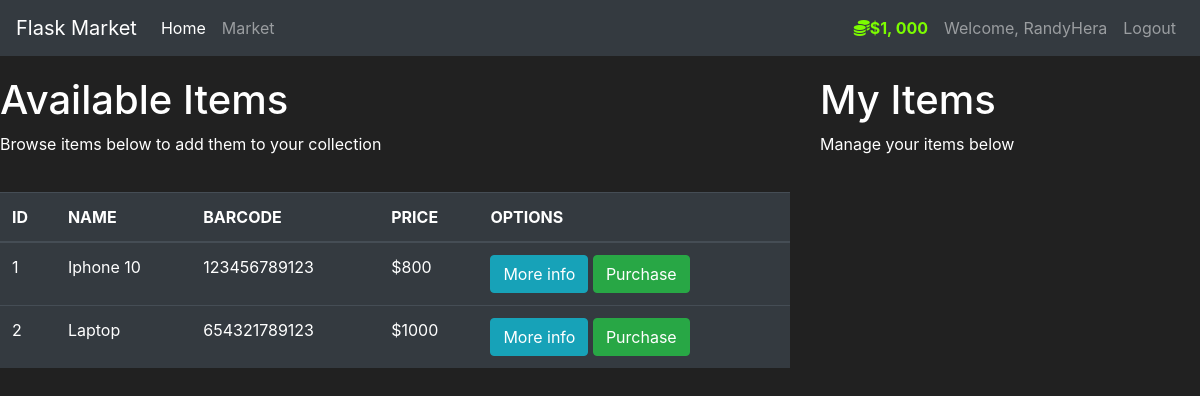
The page /market (signed in) on the database its author committed.
### market/models.py (models this page shows, shortened)
class User(db.Model, UserMixin):
    id = db.Column(db.Integer(), primary_key=True)
    username = db.Column(db.String(length=30), nullable=False, unique=True)
    email_address = db.Column(db.String(length=50), nullable=False, unique=True)
    password_hash = db.Column(db.String(length=60), nullable=False)
    budget = db.Column(db.Integer(), nullable=False, default=1000)
    items = db.relationship('Item', backref='owned_user', lazy=True)
    @property
    def prettier_budget(self):
        if len(str(self.budget)) >= 4:
            return f"${str(self.budget)[:-3]}, {str(self.budget)[-3:]}"
        else:
            return f"${self.budget}"
    @property
    def password(self):
        return self.password

class Item(db.Model):
    id = db.Column(db.Integer(), primary_key=True)
    name = db.Column(db.String(length=30), nullable=False, unique=True)
    price = db.Column(db.Integer(), nullable=False)
    barcode = db.Column(db.String(length=12), nullable=False, unique=True)
    description = db.Column(db.String(length=1024), nullable=False, unique=True)
    owner = db.Column(db.Integer(), db.ForeignKey('user.id'))

### market/routes.py (the view, shortened to what this page needs)
@app.route('/market', methods=['GET', 'POST'])
@login_required
def market_page():
    purchase_form = PurchaseItemForm()
    selling_form = SellItemForm()
    if request.method == 'GET':
        items = Item.query.filter_by(owner=None)
        owned_items = Item.query.filter_by(owner=current_user.id)
        return render_template('market.html', items=items, purchase_form=purchase_form, owned_items=owned_items, selling_form=selling_form)

### market/models.py (called while the page is built)
@login_manager.user_loader
def load_user(user_id):
    return User.query.get(int(user_id))

### market/templates/market.html (shortened to what this page needs)
{% extends 'base.html' %}
{% block content %}
    <div class="row" style="margin-top: 10px;">
      <div class="col-8">
        <h1 style="margin-top: 10px;">Available Items</h1>
        <p>Browse items below to add them to your collection</p>
      </div>
      <div class="col-4">
        <h1 style="margin-top: 10px;">My Items</h1>
        <p>Manage your items below</p>
      </div>
    </div>
    <div class="row" style="margin-top: 20px;">
      <div class="col-8">
        <table class="table table-hover table-dark">
          <thead>
            <tr>
              <th scope="col">ID</th>
              <th scope="col">NAME</th>
              <th scope="col">BARCODE</th>
              <th scope="col">PRICE</th>
              <th scope="col">OPTIONS</th>
            </tr>
          </thead>
          <tbody>
            {% for item in items %}
              <tr>
                <td>{{ item.id }}</td>
                <td>{{ item.name }}</td>
                <td>{{ item.barcode }}</td>
                <td>${{ item.price }}</td>
                <td>
                  <button class="btn btn-outline btn-info" data-toggle="modal" data-target="#Modal-MoreInfo-{{ item.id }}">More info</button>
                  <button class="btn btn-outline btn-success" data-toggle="modal" data-target="#Modal-PurchaseConfirm-{{ item.id }}">Purchase</button>
                </td>
              </tr>
            {% endfor %}
          </tbody>
        </table>
      </div>
      <div class="col-4">
      </div>
    </div>
{% endblock %}

### market/templates/base.html (shortened to what this page needs)
<!doctype html>
<html lang="en">
   <head>
      <link rel="stylesheet" href="https://cdn.jsdelivr.net/npm/bootstrap@4.5.3/dist/css/bootstrap.min.css">
   </head>
   <body>
    <nav class="navbar navbar-expand-md navbar-dark bg-dark">
      <a class="navbar-brand" href="{{ url_for('home_page') }}">Flask Market</a>
      <div class="collapse navbar-collapse" id="navbarNav">
        <ul class="navbar-nav mr-auto">
            <li class="nav-item active">
                <a class="nav-link" href="{{ url_for('home_page') }}">Home <span class="sr-only">(current)</span></a>
            </li>
            <li class="nav-item">
                <a class="nav-link" href="{{ url_for('market_page') }}">Market</a>
            </li>
        </ul>
          {% if current_user.is_authenticated %}
            <ul class="navbar-nav">
                <li class="nav-item">
                    <a class="nav-link" href="#" style="color: lawngreen; font-weight: bold;">
                        <i class="fas fa-coins"></i>{{ current_user.prettier_budget }}
                    </a>
                </li>
                <li class="nav-item">
                    <a class="nav-link" href="#">Welcome, {{ current_user.username }}</a>
                </li>
                <li class="nav-item">
                    <a class="nav-link" href="{{ url_for('logout_page') }}">Logout</a>
                </li>
            </ul>
          {% endif %}
      </div>
    </nav>
      {% block content %}
      {% endblock %}
   </body>
</html>

### market/templates/base.html (style rules this page uses)
body { background-color: #212121; color: white }

### rows shown on the page
User: prettier_budget "$1, 000", username "RandyHera"
Item: id "1", name "Iphone 10", barcode "123456789123", price "800"
Item: id "2", name "Laptop", barcode "654321789123", price "1000"
